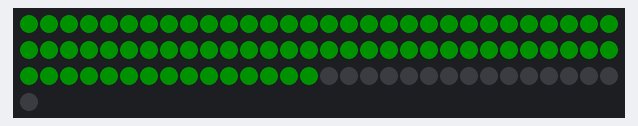
Recording of a program running on a simulated Raspberry Pi Pico running MicroPython. Parts: 91 RGB LEDs in strip order, left to right, continuing on the next row. Dim RGB values are drawn brighter than linear.

Above: at 0.45 s.
At 3.16 s:
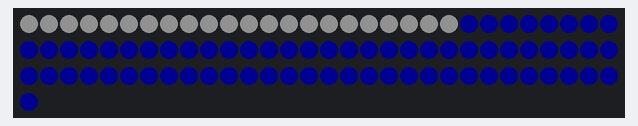
At 6.16 s:
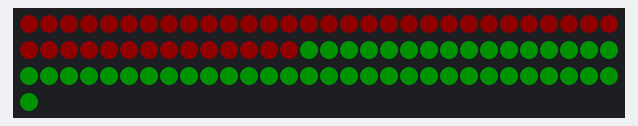
At 10.68 s:
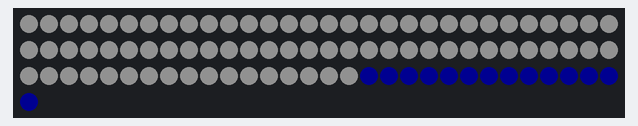
At 15.79 s:
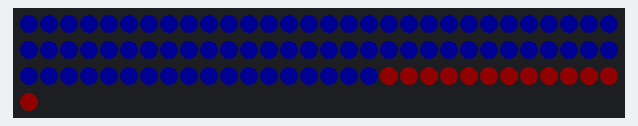
At 21.8 s:
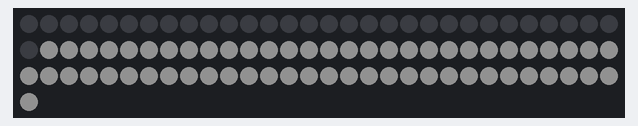

The program:

ws2813.py
```python
import array, time
from machine import Pin
import rp2

num_leds   = 90
reset_time = 500

@rp2.asm_pio(sideset_init=rp2.PIO.OUT_LOW, out_shiftdir=rp2.PIO.SHIFT_LEFT, autopull=True, pull_thresh=32)
def ws2813():
    T1 = 3
    T2 = 5
    T3 = 8
    wrap_target()
    label("bitloop")
    out(x, 1)               .side(0)    [T3 - 1]
    jmp(not_x, "bitloop")   .side(1)    [T1 - 1]
    jmp("bitloop")          .side(1)    [T2 - 1]
    wrap()


# Create the StateMachine with the ws2812 program, outputting on Pin(4).
sm = rp2.StateMachine(0, ws2813, freq=10_000_000, sideset_base=Pin(4))

# Start the StateMachine, it will wait for data on its FIFO.
sm.active(1)

ar = array.array("I", [0 for _ in range(num_leds+1)])
#         GGRRBBWW
while True:

    for s in [24,16,8,0]: # Repeat this for each color
        for i in range(num_leds+1):
            ar[i] = 0x11 << s
            sm.put(ar)
            time.sleep_us(reset_time) # reset period - don't go any faster or risk data corruption

    for i in range(num_leds+1): # clear all LEDs
        ar[i] = 0
        sm.put(ar)
        time.sleep_us(reset_time)
```
